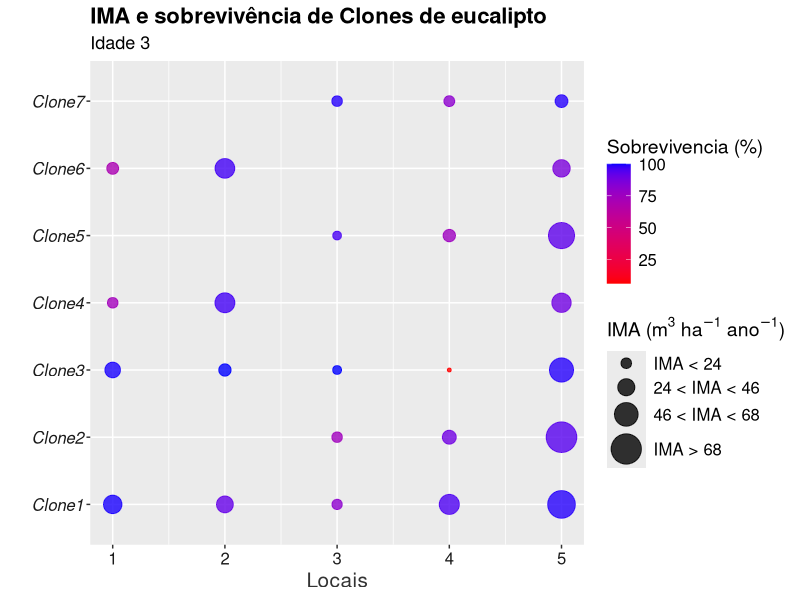
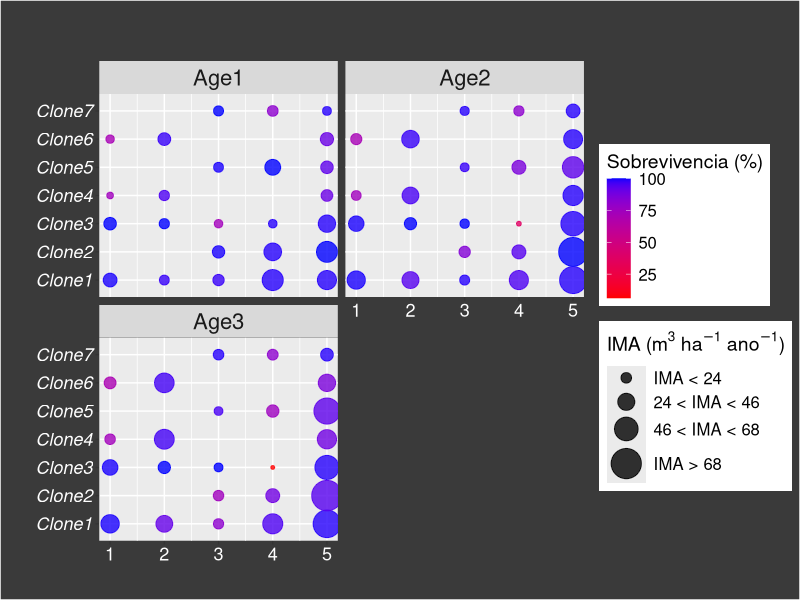

Reproduce these figures in R, in order.
## ---- chunk 1
library(tidyverse)
## ---- chunk 2
# Inserindo dados
Dados <-
  openxlsx::read.xlsx("DataSet1.xlsx", sheet = "Inventario", sep.names = "_")

# Criando a coluna Idade em Dados
Dados$Idade <-
  as.character(cut(
    Dados$Idade_meses,
    breaks = 3,
    labels = paste0("Age", 1:3)
  ))
head(Dados, 10)
## ---- chunk 3
Dados <- Dados %>%
  mutate(IdadeAnos = Idade_meses/12)
## ---- chunk 4
Vivas <- Dados %>%
  group_by(Local, Clone, IdadeAnos) %>%
  filter(!is.na(VOL)) %>%
  summarise(PlantasVivas = n())

Vivas
## ---- chunk 5
TotalPlantas <- Dados %>%
  group_by(Local, Clone, IdadeAnos) %>%
  summarise(TotalPlantas = n())

TotalPlantas

## ---- chunk 6
# Unindo datasets
Plantas <- merge(Vivas, TotalPlantas, all = T)
# Substituindo NA's por zeros
Plantas$PlantasVivas <-
  replace(Plantas$PlantasVivas,
          list = is.na(Plantas$PlantasVivas),
          values = 0)
## ---- chunk 7
# Obtendo a coluna Sobrevivência
Plantas <- Plantas %>%
  mutate(Sobrevivencia = 100*PlantasVivas/TotalPlantas)
## ---- chunk 8
VOLUME <- Dados %>%
  group_by(Local, Clone, Idade, IdadeAnos) %>%
  summarise(VOL = sum(VOL,na.rm = T))

VOLUME
## ---- chunk 9
# Inserir a área ocupada: Utilizaremos 3 x 3 = 9 m²
Area <- 9
# Obtendo o conjunto de dados Final
IMA_Surv <- merge(Plantas, VOLUME, all = T) %>%
  mutate(AreaOcupada = (TotalPlantas*Area) / 10000) %>%
  mutate(IMA = (VOL/(AreaOcupada))/IdadeAnos)

head(IMA_Surv, 10)

## ---- chunk 10
# Escrevendo a expressão para inserir nome na legenda
size.MAI <-
  expression(paste("IMA", " (", m ^ 3, " ", ha ^ -1, " ", ano ^ -1, ")"))

# Obtendo as classes de IMA para inserir no gráfico
IMA_Legend <- IMA_Surv %>%
  select(IMA) %>%
  unlist() %>%
  cut(breaks = 4,
      labels = c("IMA < 24", "24 < IMA < 46", "46 < IMA < 68", "IMA > 68")) %>%
  levels()
## ---- chunk 11
# Graph
ggplot(data = IMA_Surv %>%
         filter(Idade == "Age3"), aes(x = Local, y = Clone)) +
  geom_point(aes(colour = Sobrevivencia, size = IMA),
             alpha = 0.8,
             show.legend = T) +
  
  # Configurar legenda de IMA e sobrevivência
  labs(color = paste0("Sobrevivencia", " (%)")) +
  scale_radius(
    name = size.MAI,
    breaks = c(24, 46, 68, 90),
    range = c(1, 10),
    labels = IMA_Legend
  )  +
  
  # Modificando cores
  scale_colour_gradient(low = "red", high = "blue") +
  ggtitle(label = "IMA e sobrevivência de Clones de eucalipto", subtitle = "Idade 3") + 
  xlab("Locais") + 
  ylab("") +
  #theme_classic() +
  theme(
    plot.title = element_text(size = 16, face = "bold"),
    plot.subtitle = element_text(size = 13, face = "plain"),
    legend.title = element_text(size = 14, face = "plain"),
    legend.text = element_text(size = 12, face = "plain")
  ) +
  theme(
    axis.text.x = element_text(
      face = "plain",
      angle = 0,
      colour = "grey10",
      size = 12
    ),
    axis.title = element_text(size = 15, colour = "grey20")
  ) +
  theme(
    axis.text.y = element_text(
      face = "italic",
      colour = "grey10",
      size = 12
    )
  )
## ---- chunk 12
# Graph
ggplot(data = IMA_Surv, aes(x = Local, y = Clone)) +
  geom_point(aes(colour = Sobrevivencia, size = IMA),
             alpha = 0.8,
             show.legend = T) +
  labs(color = paste0("Sobrevivencia", " (%)")) +
  scale_radius(
    name = size.MAI,
    breaks = c(24, 46, 68, 90),
    range = c(1, 10),
    labels = IMA_Legend
  )  +
  scale_colour_gradient(low = "red", high = "blue") +
  ggtitle(label = "", subtitle = "") + xlab("") + ylab("") +
  #theme_classic() +
  theme(
    plot.title = element_text(size = 16, face = "bold"),
    plot.subtitle = element_text(size = 13, face = "plain"),
    legend.title = element_text(size = 14, face = "plain"),
    legend.text = element_text(size = 12, face = "plain"),
    strip.text = element_text(size = 16)
  ) +
  theme(
    axis.text.x = element_text(
      face = "plain",
      angle = 0,
      colour = "#FFFFFF",
      size = 13
    ),
    axis.title = element_text(size = 18)
  ) +
  theme(
    axis.text.y = element_text(
      face = "italic",
      colour = "#FFFFFF",
      size = 13
    ),
    plot.background = element_rect(fill = "#3A3A3A")
  ) + 
  facet_wrap(~Idade, ncol = 2)
